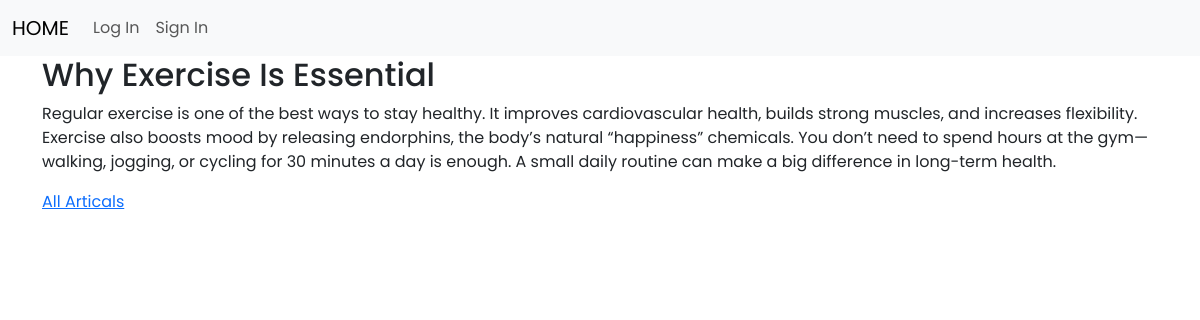
/post/15, run on the app's committed database.
### tables this page shows
CREATE TABLE "posts" (
	"id"	INTEGER,
	"title"	TEXT NOT NULL,
	"body"	TEXT NOT NULL,
	"author_id"	INTEGER,
	"created_at"	TIMESTAMP DEFAULT 'CREATED TIME STAMP' COLLATE UTF16CI,
	PRIMARY KEY("id" AUTOINCREMENT)
);

### app.py (the view)
@app.route('/post/<int:id>')
def post(id):
    db = get_db()
    post = db.execute('SELECT * FROM posts WHERE id=?', (id,)).fetchone()
    db.close()
    return  render_template('post.html', post=post)

### app.py (called while the page is built)
def get_db():
    db = sqlite3.connect(database)
    db.row_factory = sqlite3.Row
    return db

@app.before_request
def load_logged_in_user():
    user_id = session.get('user_id')
    if user_id == None :
        g.user = None
    else:
        g.user = get_db().execute('SELECT * FROM users WHERE id = ?', (user_id,)).fetchone()

### templates/post.html (shortened to what this page needs)
{% extends 'base.html' %}
{% block content %}
   <div>
       <h2> {{post['title']}} </h2>
       <p> {{post['body']}} </p>
   </div>
    <a href="{{url_for('posts')}}"> All Articals </a>
{% endblock %}

### static/styles.css (style rules this page uses)
body { font-family: "Poppins", sans-serif; font-style: normal; }

### data on the page
posts: title "Why Exercise Is Essential", body "Regular exercise is one of the best ways to stay healthy. It improves cardiovascular health, builds strong muscles, and increases flexibility. Exercise also boosts mood by releasing endorphins, the body’s natural “happiness” chemicals. You don’t need to spend hours at the gym—walking, jogging, or cycling for 30 minutes a day is enough. A small daily routine can make a big difference in long-term health."
